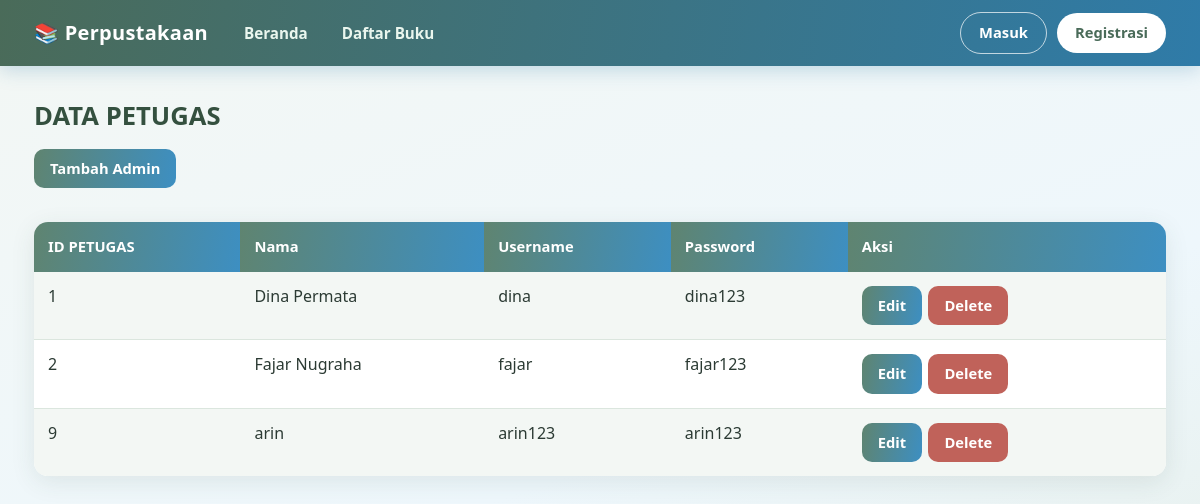
The app's page /petugas.php with its own data.
### tables this page shows
CREATE TABLE `petugas` (
  `petugas_id` int(11) NOT NULL,
  `admin_id` int(11) NOT NULL,
  `nama` varchar(100) NOT NULL,
  `username` varchar(50) NOT NULL,
  `password` varchar(255) NOT NULL
);

### petugas.php (the view, shortened to what this page needs)
<?php
include "koneksi.php";
$query = mysqli_query($koneksi, "SELECT * FROM petugas");
?>
<!DOCTYPE html>
<html>
<head>
    <link rel="stylesheet" href="style.css">
</head>
<body>
<?php include "navbar.php"; ?>
<main class="page">
<h2>DATA PETUGAS</h2>
<a href="petugas_form.html">
    <button>Tambah Admin</button>
</a>
<br><br>
<table border="1" cellpadding="10" cellspacing="0">
    <tr>
        <th>ID PETUGAS</th>
        <th>Nama</th>
        <th>Username</th>
        <th>Password</th>
        <th>Aksi</th>
    </tr>
    <?php while ($data = mysqli_fetch_assoc($query)) { ?>
    <tr>
        <td><?= $data['petugas_id']; ?></td>
        <td><?= htmlspecialchars($data['nama']); ?></td>
        <td><?= htmlspecialchars($data['username']); ?></td>
        <td><?= htmlspecialchars($data['password']); ?></td>
        <td>
            <a href="petugas_edit.php?id=<?= $data['petugas_id']; ?>">
                <button>Edit</button>
            </a>
            <a href="petugas_delete.php?id=<?= $data['petugas_id']; ?>"
               onclick="return confirm('Yakin ingin menghapus admin ini?');">
                <button>Delete</button>
            </a>
        </td>
    </tr>
    <?php } ?>
</table>
</main>
</body>
</html>

### style.css (style rules this page uses)
:root { --sage-50:#f3f7f4; --sage-100:#e4ede6; --sage-200:#cfdfd3; --sage-300:#b2cab9; --sage-400:#94b49f; --sage-600:#5f8470; --sage-700:#4a6b59; --sage-800:#34503f; --sky-50:#eef7fc; --sky-100:#dcf0fa; --sky-200:#bcdff3; --sky-400:#7cbbe3; --sky-600:#3d8fc2; --sky-700:#2f7ba8; --ink:#2b3a33; --muted:#6b7d74; --line:#dbe6de; --white:#fff; --danger:#c0625a; --warn:#c99a3b; --radius:14px; --shadow:0 6px 24px rgba(52,80,63,.10); }
* { box-sizing:border-box }
html { scroll-behavior:smooth }
body { margin:0; color:var(--ink); line-height:1.6; font-family:"Segoe UI",system-ui,-apple-system,Roboto,"Helvetica Neue",Arial,sans-serif; background:linear-gradient(160deg,var(--sage-50) 0%,var(--sky-50) 55%,var(--sage-100) 100%) fixed; min-height:100vh; }
h1,h2,h3,h4 { color:var(--sage-800);line-height:1.25;margin:0 0 .6em }
h2 { font-size:1.6rem }
a { color:var(--sky-700);text-decoration:none }
.page { max-width:1180px;margin:0 auto;padding:34px 24px 60px }
.page > h2:first-child,.page > h1:first-child { margin-top:0 }
table { width:100%;border-collapse:separate;border-spacing:0;border:0!important;background:#fff; border-radius:var(--radius);overflow:hidden;box-shadow:var(--shadow);margin:6px 0 10px }
table th { background:linear-gradient(100deg,var(--sage-600),var(--sky-600));color:#fff;text-align:left; padding:13px 14px;font-weight:600;font-size:.92rem;border:0!important }
table td { padding:12px 14px;border:0!important;border-bottom:1px solid var(--line)!important;vertical-align:top }
table tr:nth-child(even) td { background:var(--sage-50) }
table tr:last-child td { border-bottom:0!important }
button,.btn { display:inline-block;cursor:pointer;border:0;border-radius:10px;padding:10px 20px;font:inherit;font-weight:600; color:#fff;background:linear-gradient(100deg,var(--sage-600),var(--sky-600));transition:.2s;text-decoration:none }
a > button { margin:2px 2px 2px 0;padding:8px 16px;font-size:.92rem }
a[href*="delete"] > button,a[href*="ditolak"] > button,.btn.danger { background:var(--danger) }

### records on screen
petugas: petugas_id "1", nama "Dina Permata", username "dina", password "dina123"
petugas: petugas_id "2", nama "Fajar Nugraha", username "fajar", password "fajar123"
petugas: petugas_id "9", nama "arin", username "arin123", password "arin123"
